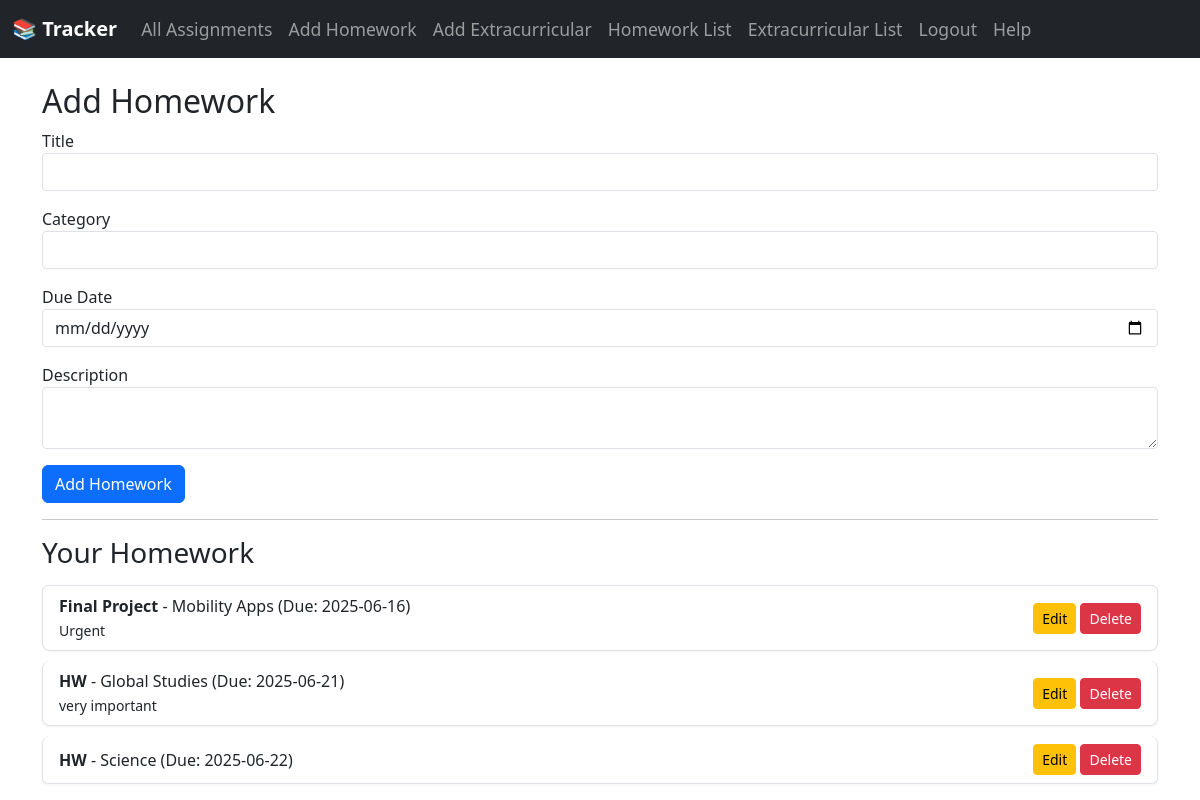
Page /homework/add (signed in) on the committed database.
### app/models.py (models this page shows)
class Homework(db.Model):
    id = db.Column(db.Integer, primary_key=True)
    title = db.Column(db.String(100), nullable=False)
    category = db.Column(db.String(30), nullable=False)
    due_date = db.Column(db.Date, nullable=False)
    description = db.Column(db.Text)
    timestamp = db.Column(db.DateTime, default=datetime.utcnow)
    user_id = db.Column(db.Integer, db.ForeignKey('user.id'), nullable=False)

### app/routes/homework_routes.py (the view, shortened to what this page needs)
@homework_bp.route('/homework/add', methods=['GET', 'POST'])
@login_required
def add_homework():
    form = HomeworkForm()
    homeworks = Homework.query.filter_by(user_id=current_user.id).order_by(Homework.due_date).all()
    return render_template('add_homework.html', form=form, homeworks=homeworks)

### app/forms.py
class HomeworkForm(FlaskForm):
    title = StringField('Title', validators=[DataRequired()])
    category = StringField('Category', validators=[DataRequired()])
    due_date = DateField('Due Date', validators=[DataRequired()])
    description = TextAreaField('Description')
    submit = SubmitField('Add Homework')

### app/models.py (called while the page is built)
@login_manager.user_loader
def load_user(user_id):
    return User.query.get(int(user_id))

### app/templates/add_homework.html (shortened to what this page needs)
{% extends 'base.html' %}
{% block content %}
<h2>Add Homework</h2>
<form method="POST" action="">
    <div class="mb-3">
        {{ form.title.label }} {{ form.title(class="form-control") }}
    </div>
    <div class="mb-3">
        {{ form.category.label }} {{ form.category(class="form-control") }}
    </div>
    <div class="mb-3">
        {{ form.due_date.label }} {{ form.due_date(class="form-control") }}
    </div>
    <div class="mb-3">
        {{ form.description.label }} {{ form.description(class="form-control") }}
    </div>
    {{ form.submit(class="btn btn-primary") }}
</form>
<hr>
<h3>Your Homework</h3>
{% if homeworks %}
    <ul class="list-group mt-3">
    {% for hw in homeworks %}
        <li class="list-group-item d-flex justify-content-between align-items-center">
            <div>
                <strong>{{ hw.title }}</strong> - {{ hw.category }} (Due: {{ hw.due_date.strftime('%Y-%m-%d') }})<br>
                <small>{{ hw.description }}</small>
            </div>
            <div>
                <a href="{{ url_for('homework_bp.edit_homework', hw_id=hw.id) }}" class="btn btn-sm btn-warning">Edit</a>
                <form action="{{ url_for('homework_bp.delete_homework', hw_id=hw.id) }}" method="POST" style="display:inline;">
                    <button type="submit" class="btn btn-sm btn-danger">Delete</button>
                </form>
            </div>
        </li>
    {% endfor %}
    </ul>
{% else %}
    <p class="text-muted mt-3">No homework added yet.</p>
{% endif %}
{% endblock %}

### app/static/style.css (style rules this page uses)
body { background-color: #f8f9fa; font-family: "Segoe UI", Tahoma, Geneva, Verdana, sans-serif; }
form .form-control, form .form-select { box-shadow: none; border-radius: 0.25rem; }
.btn { border-radius: 0.25rem; font-weight: 500; }
.list-group-item { background-color: #ffffff; border-color: #ddd; margin-bottom: 10px; border-radius: 0.5rem; box-shadow: 0 1px 3px rgba(0,0,0,0.05); }

### rows in the picture
Homework: title "Final Project", category "Mobility Apps", due_date "2025-06-16", description "Urgent"
Homework: title "HW", category "Global Studies", due_date "2025-06-21", description "very important"
Homework: title "HW", category "Science", due_date "2025-06-22"
